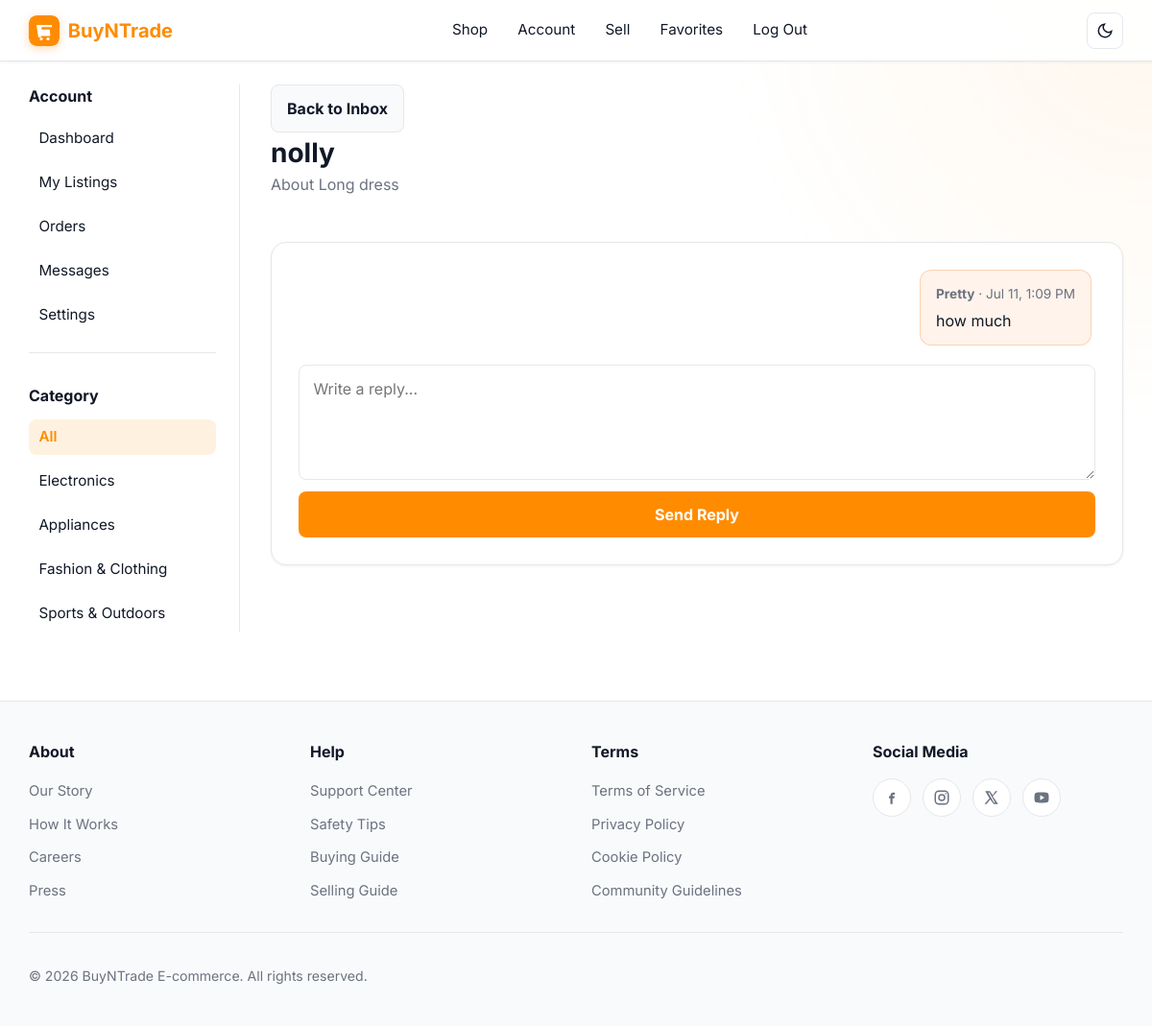
Page /messages/listing/10/with/nolly/ (signed in) on the committed database.
### buyntrade/models.py (models this page shows, shortened)
class Category(models.Model):
    name = models.CharField(max_length=64)

class User(AbstractUser):
    profile_photo = models.ImageField(upload_to="profiles/", blank=True, null=True)
    bio = models.TextField(blank=True, max_length=500)

class Listing(models.Model):
    title = models.CharField(max_length=64)
    description = models.TextField()
    starting_bid = models.IntegerField()
    image_url = models.URLField(blank=True, null=True)
    image = models.ImageField(upload_to="listings/images/", blank=True, null=True)
    video = models.FileField(upload_to="listings/videos/", blank=True, null=True)
    video_thumbnail = models.ImageField(upload_to="listings/thumbnails/", blank=True, null=True)
    category = models.ForeignKey(Category, on_delete=models.SET_NULL, null=True, related_name="listings")
    brand = models.CharField(max_length=64, blank=True, help_text="Product brand or manufacturer")
    owner = models.ForeignKey(User, on_delete=models.CASCADE, related_name="listings")
    area = models.CharField(max_length=64, blank=True, help_text="City or suburb for local buy/trade")
    active = models.BooleanField(default=True)
    ends_at = models.DateTimeField(null=True, blank=True)
    watchlist = models.ManyToManyField(User, blank=True, related_name="watchlist")
    winner = models.ForeignKey(User, on_delete=models.SET_NULL, null=True, blank=True, related_name="won_listings")

class Message(models.Model):
    sender = models.ForeignKey(User, on_delete=models.CASCADE, related_name="sent_messages")
    receiver = models.ForeignKey(User, on_delete=models.CASCADE, related_name="received_messages")
    listing = models.ForeignKey(Listing, on_delete=models.CASCADE, related_name="messages")
    text = models.TextField()
    created_at = models.DateTimeField(auto_now_add=True)
    class Meta:
        ordering = ["created_at"]

### buyntrade/views.py (the view, shortened to what this page needs)
# urls.py: path("messages/listing/<int:listing_id>/with/<str:username>/", views.message_thread_view, name="message_thread"),
@login_required
def message_thread_view(request, listing_id, username):
    listing = get_object_or_404(Listing, pk=listing_id)
    other_user = get_object_or_404(User, username=username)
    if request.user == other_user:
        return redirect("messages")
    thread_messages = Message.objects.filter(
        listing=listing,
    ).filter(
        Q(sender=request.user, receiver=other_user)
        | Q(sender=other_user, receiver=request.user)
    ).select_related("sender", "receiver").order_by("created_at")
    if not thread_messages.exists():
        return redirect("messages")
    return render(request, "buyntrade/message_thread.html", {
        "active_sidebar": "messages",
        "listing": listing,
        "other_user": other_user,
        "thread_messages": thread_messages,
        **_sidebar_context(),
    })

### buyntrade/context_processors.py (called while the page is built)
def site_branding(request):
    return {
        "site_name": "BuyNTrade E-Commerce",
    }

### buyntrade/views.py (called while the page is built)
def _sidebar_categories():
    categories = []
    for name in SIDEBAR_CATEGORIES:
        category = Category.objects.filter(name=name).first()
        if category:
            categories.append(category)
    return categories

def _sidebar_context(active_category_id=None, active_sidebar=None):
    return {
        "categories": _sidebar_categories(),
        "active_category_id": active_category_id,
        "active_sidebar": active_sidebar,
        "popular_areas": POPULAR_AREAS,
    }

### buyntrade/templates/buyntrade/message_thread.html (shortened to what this page needs)
{% extends "buyntrade/layout.html" %}
{% block body %}
<div class="shop-layout">
  {% include "buyntrade/_shop_sidebar.html" %}
  <section class="shop-main">
    <div class="shop-toolbar">
      <div>
        <a class="btn btn-secondary" href="{% url 'messages' %}">Back to Inbox</a>
        <h1 class="shop-title">{{ other_user.username }}</h1>
        <p class="page-lead">
          About <a href="{% url 'listing' listing.id %}">{{ listing.title }}</a>
        </p>
      </div>
    </div>
    <div class="thread-panel panel panel-wide">
      <div class="thread-messages">
        {% for message in thread_messages %}
          <div class="thread-message{% if message.sender == user %} thread-message-sent{% else %} thread-message-received{% endif %}">
            <p class="thread-message-meta">
              <strong>{{ message.sender.username }}</strong>
              · {{ message.created_at|date:"M j, g:i A" }}
            </p>
            <p class="thread-message-text">{{ message.text }}</p>
          </div>
        {% endfor %}
      </div>
      <form method="post" class="thread-reply-form">
        <textarea class="form-control" name="text" rows="3" placeholder="Write a reply..." required></textarea>
        <button type="submit" class="btn btn-primary">Send Reply</button>
      </form>
    </div>
  </section>
</div>
{% endblock %}

### buyntrade/templates/buyntrade/_shop_sidebar.html (shortened to what this page needs)
<aside class="shop-sidebar" id="shop-sidebar">
  <div class="shop-sidebar-panel" id="shop-sidebar-panel">
  {% include "buyntrade/_sidebar_account_nav.html" %}
  {% if categories %}
  <div class="filter-block">
    <h3 class="filter-heading">Category</h3>
    <ul class="filter-links">
      <li>
        <a href="{% url 'index' %}" class="{% if not active_category_id %}active{% endif %}">All</a>
      </li>
      {% for category in categories %}
        <li>
          <a href="{% url 'category_listings' category.id %}" class="{% if active_category_id == category.id %}active{% endif %}">
            {{ category.name }}
          </a>
        </li>
      {% endfor %}
    </ul>
  </div>
  {% endif %}
  </div>
</aside>

### buyntrade/static/buyntrade/styles.css (style rules this page uses)
:root { --orange: #ff8c00; --orange-hover: #e67e00; --orange-soft: rgba(255, 140, 0, 0.12); --radius-sm: 8px; --radius-md: 12px; --radius-lg: 16px; --radius-pill: 999px; --nav-height: 64px; --transition: 0.2s ease; --shadow-sm: 0 1px 3px rgba(0, 0, 0, 0.06); --shadow-md: 0 8px 24px rgba(0, 0, 0, 0.08); --shadow-lg: 0 16px 40px rgba(0, 0, 0, 0.1); }
[data-theme="light"] { --bg: #ffffff; --bg-soft: #f8fafc; --bg-product: #fff9e6; --bg-card: #ffffff; --bg-elevated: #ffffff; --border: #e5e7eb; --text: #111827; --text-muted: #6b7280; --nav-bg: rgba(255, 255, 255, 0.92); --shadow: 0 4px 20px rgba(0, 0, 0, 0.06); --input-bg: #ffffff; --footer-bg: #f9fafb; --accent: var(--orange); --surface: #ffffff; --hero-gradient: linear-gradient(135deg, rgba(255, 140, 0, 0.14) 0%, rgba(255, 140, 0, 0.03) 55%, transparent 100%); }
*, *::before, *::after { box-sizing: border-box; }
html { scroll-behavior: smooth; }
body { margin: 0; min-height: 100vh; font-family: "Inter", Arial, Helvetica, sans-serif; background: var(--bg); color: var(--text); line-height: 1.5; transition: background var(--transition), color var(--transition); }
a { color: inherit; text-decoration: none; }
button, input, textarea, select { font: inherit; }
.shop-layout { display: grid; grid-template-columns: 220px minmax(0, 1fr); gap: 2rem; align-items: start; }
.shop-sidebar { position: sticky; top: calc(var(--nav-height) + 1rem); align-self: start; max-height: calc(100vh - var(--nav-height) - 2rem); overflow-y: auto; overscroll-behavior: contain; scrollbar-width: none; -ms-overflow-style: none; border-right: 1px solid var(--border); padding-right: 1.5rem; }
.shop-sidebar-panel { display: block; }
.filter-block + .filter-block { margin-top: 2rem; }
.filter-heading { margin: 0 0 0.85rem; font-size: 1rem; font-weight: 700; }
.filter-links { list-style: none; padding: 0; margin: 0; display: grid; gap: 0.55rem; }
.filter-links a { display: block; padding: 0.45rem 0.65rem; border-radius: var(--radius-sm); color: var(--text); font-size: 0.95rem; transition: color var(--transition), background var(--transition); }
.filter-links a:hover, .filter-links a.active { color: var(--orange); font-weight: 600; background: var(--orange-soft); }
.shop-main { min-width: 0; }
.shop-toolbar { display: flex; align-items: center; justify-content: space-between; gap: 1rem; margin-bottom: 1.5rem; flex-wrap: wrap; }
.shop-title { margin: 0; font-size: 1.75rem; font-weight: 700; }
.thread-panel { display: grid; gap: 1.25rem; }
.thread-messages { display: grid; gap: 0.85rem; max-height: 28rem; overflow-y: auto; padding-right: 0.25rem; }
.thread-message { max-width: 85%; padding: 0.85rem 1rem; border-radius: var(--radius-md); border: 1px solid var(--border); }
.thread-message-sent { margin-left: auto; background: rgba(255, 107, 0, 0.08); border-color: rgba(255, 107, 0, 0.25); }
.thread-message-meta { margin: 0 0 0.35rem; font-size: 0.85rem; color: var(--text-muted); }
.thread-message-text { margin: 0; color: var(--text); white-space: pre-wrap; }
.thread-reply-form { display: grid; gap: 0.75rem; }
.btn { display: inline-flex; align-items: center; justify-content: center; padding: 0.75rem 1rem; border: none; border-radius: var(--radius-sm); font-weight: 700; cursor: pointer; transition: background var(--transition), transform var(--transition), box-shadow var(--transition); }
.btn-cart, .btn-primary { width: 100%; background: var(--orange); color: #ffffff; text-align: center; }
.btn-secondary { background: var(--bg-soft); color: var(--text); border: 1px solid var(--border); transition: background var(--transition), border-color var(--transition), color var(--transition); }
.panel { max-width: 760px; margin: 0 auto; padding: 1.75rem; border-radius: var(--radius-lg); background: var(--bg-card); border: 1px solid var(--border); box-shadow: var(--shadow-sm); }
.panel-wide { max-width: 960px; }
.page-lead { margin: 0 0 1.5rem; color: var(--text-muted); }
.form-control { width: 100%; padding: 0.75rem 0.9rem; border-radius: var(--radius-sm); border: 1px solid var(--border); background: var(--input-bg); color: var(--text); }
textarea.form-control { min-height: 120px; resize: vertical; }

### rows in the picture
Category: name "Electronics"
Category: name "Appliances"
Category: name "Fashion & Clothing"
Category: name "Sports & Outdoors"
User: username "nolly"
Listing: title "Long dress"
Message: sender.username "Pretty", created_at "Jul 11, 1:09 PM", text "how much"
